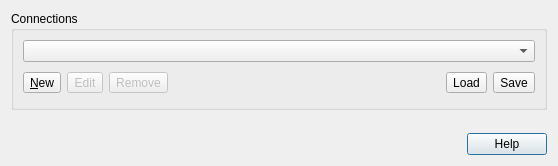
<?xml version="1.0" encoding="UTF-8"?>
<ui version="4.0">
 <class>QgsTileSourceSelectBase</class>
 <widget class="QDialog" name="QgsTileSourceSelectBase">
  <property name="geometry">
   <rect>
    <x>0</x>
    <y>0</y>
    <width>558</width>
    <height>166</height>
   </rect>
  </property>
  <layout class="QGridLayout" name="gridLayout">
   <item row="0" column="0">
    <widget class="QGroupBox" name="mConnectionsGroupBox">
     <property name="title">
      <string>Connections</string>
     </property>
     <layout class="QGridLayout" name="gridLayout_2">
      <item row="1" column="4">
       <spacer>
        <property name="orientation">
         <enum>Qt::Horizontal</enum>
        </property>
        <property name="sizeType">
         <enum>QSizePolicy::Expanding</enum>
        </property>
        <property name="sizeHint" stdset="0">
         <size>
          <width>171</width>
          <height>30</height>
         </size>
        </property>
       </spacer>
      </item>
      <item row="0" column="0" colspan="7">
       <widget class="QComboBox" name="cmbConnections"/>
      </item>
      <item row="1" column="2">
       <widget class="QToolButton" name="btnEdit">
        <property name="enabled">
         <bool>false</bool>
        </property>
        <property name="toolTip">
         <string>Edit selected service connection</string>
        </property>
        <property name="text">
         <string>Edit</string>
        </property>
       </widget>
      </item>
      <item row="1" column="3">
       <widget class="QToolButton" name="btnDelete">
        <property name="enabled">
         <bool>false</bool>
        </property>
        <property name="toolTip">
         <string>Remove connection to selected service</string>
        </property>
        <property name="text">
         <string>Remove</string>
        </property>
       </widget>
      </item>
      <item row="1" column="5">
       <widget class="QToolButton" name="btnLoad">
        <property name="toolTip">
         <string>Load connections from file</string>
        </property>
        <property name="text">
         <string>Load</string>
        </property>
       </widget>
      </item>
      <item row="1" column="6">
       <widget class="QToolButton" name="btnSave">
        <property name="toolTip">
         <string>Save connections to file</string>
        </property>
        <property name="text">
         <string>Save</string>
        </property>
       </widget>
      </item>
      <item row="1" column="0" colspan="2">
       <widget class="QToolButton" name="btnNew">
        <property name="toolTip">
         <string>Create a new service connection</string>
        </property>
        <property name="text">
         <string>&amp;New</string>
        </property>
       </widget>
      </item>
     </layout>
    </widget>
   </item>
   <item row="3" column="0">
    <widget class="QDialogButtonBox" name="buttonBox">
     <property name="orientation">
      <enum>Qt::Horizontal</enum>
     </property>
     <property name="standardButtons">
      <set>QDialogButtonBox::Help</set>
     </property>
    </widget>
   </item>
   <item row="2" column="0">
    <spacer name="verticalSpacer">
     <property name="orientation">
      <enum>Qt::Vertical</enum>
     </property>
     <property name="sizeHint" stdset="0">
      <size>
       <width>20</width>
       <height>40</height>
      </size>
     </property>
    </spacer>
   </item>
  </layout>
 </widget>
 <tabstops>
  <tabstop>cmbConnections</tabstop>
  <tabstop>btnNew</tabstop>
  <tabstop>btnEdit</tabstop>
  <tabstop>btnDelete</tabstop>
  <tabstop>btnLoad</tabstop>
  <tabstop>btnSave</tabstop>
 </tabstops>
 <resources/>
 <connections/>
</ui>
